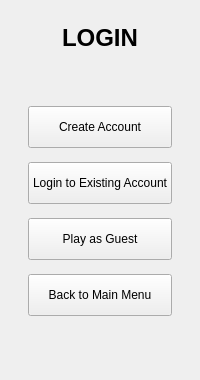
      <widget class="QWidget" name="page_login_menu">
       <layout class="QVBoxLayout" name="layout_login_menu">
        <property name="spacing">
         <number>14</number>
        </property>
        <property name="leftMargin">
         <number>28</number>
        </property>
        <property name="topMargin">
         <number>24</number>
        </property>
        <property name="rightMargin">
         <number>28</number>
        </property>
        <property name="bottomMargin">
         <number>24</number>
        </property>
        <item>
         <widget class="QLabel" name="lblLoginTitle">
          <property name="font">
           <font>
            <pointsize>18</pointsize>
            <bold>true</bold>
           </font>
          </property>
          <property name="text">
           <string>LOGIN</string>
          </property>
          <property name="alignment">
           <set>Qt::AlignmentFlag::AlignCenter</set>
          </property>
          <property name="wordWrap">
           <bool>true</bool>
          </property>
          <property name="role" stdset="0">
           <string>pageTitle</string>
          </property>
         </widget>
        </item>
        <item>
         <spacer name="spacer_login_top">
          <property name="orientation">
           <enum>Qt::Orientation::Vertical</enum>
          </property>
          <property name="sizeHint" stdset="0">
           <size>
            <width>20</width>
            <height>40</height>
           </size>
          </property>
         </spacer>
        </item>
        <item>
         <widget class="QPushButton" name="btnCreateAccount">
          <property name="minimumSize">
           <size>
            <width>0</width>
            <height>42</height>
           </size>
          </property>
          <property name="cursor">
           <cursorShape>PointingHandCursor</cursorShape>
          </property>
          <property name="text">
           <string>Create Account</string>
          </property>
          <property name="role" stdset="0">
           <string>primary</string>
          </property>
         </widget>
        </item>
        <item>
         <widget class="QPushButton" name="btnLoginExisting">
          <property name="minimumSize">
           <size>
            <width>0</width>
            <height>42</height>
           </size>
          </property>
          <property name="cursor">
           <cursorShape>PointingHandCursor</cursorShape>
          </property>
          <property name="text">
           <string>Login to Existing Account</string>
          </property>
          <property name="role" stdset="0">
           <string>primary</string>
          </property>
         </widget>
        </item>
        <item>
         <widget class="QPushButton" name="btnPlayGuest">
          <property name="minimumSize">
           <size>
            <width>0</width>
            <height>42</height>
           </size>
          </property>
          <property name="cursor">
           <cursorShape>PointingHandCursor</cursorShape>
          </property>
          <property name="text">
           <string>Play as Guest</string>
          </property>
          <property name="role" stdset="0">
           <string>secondary</string>
          </property>
         </widget>
        </item>
        <item>
         <widget class="QPushButton" name="btnLoginBack">
          <property name="minimumSize">
           <size>
            <width>0</width>
            <height>42</height>
           </size>
          </property>
          <property name="cursor">
           <cursorShape>PointingHandCursor</cursorShape>
          </property>
          <property name="text">
           <string>Back to Main Menu</string>
          </property>
          <property name="role" stdset="0">
           <string>ghost</string>
          </property>
         </widget>
        </item>
        <item>
         <spacer name="spacer_login_bottom">
          <property name="orientation">
           <enum>Qt::Orientation::Vertical</enum>
          </property>
          <property name="sizeHint" stdset="0">
           <size>
            <width>20</width>
            <height>40</height>
           </size>
          </property>
         </spacer>
        </item>
       </layout>
      </widget>
